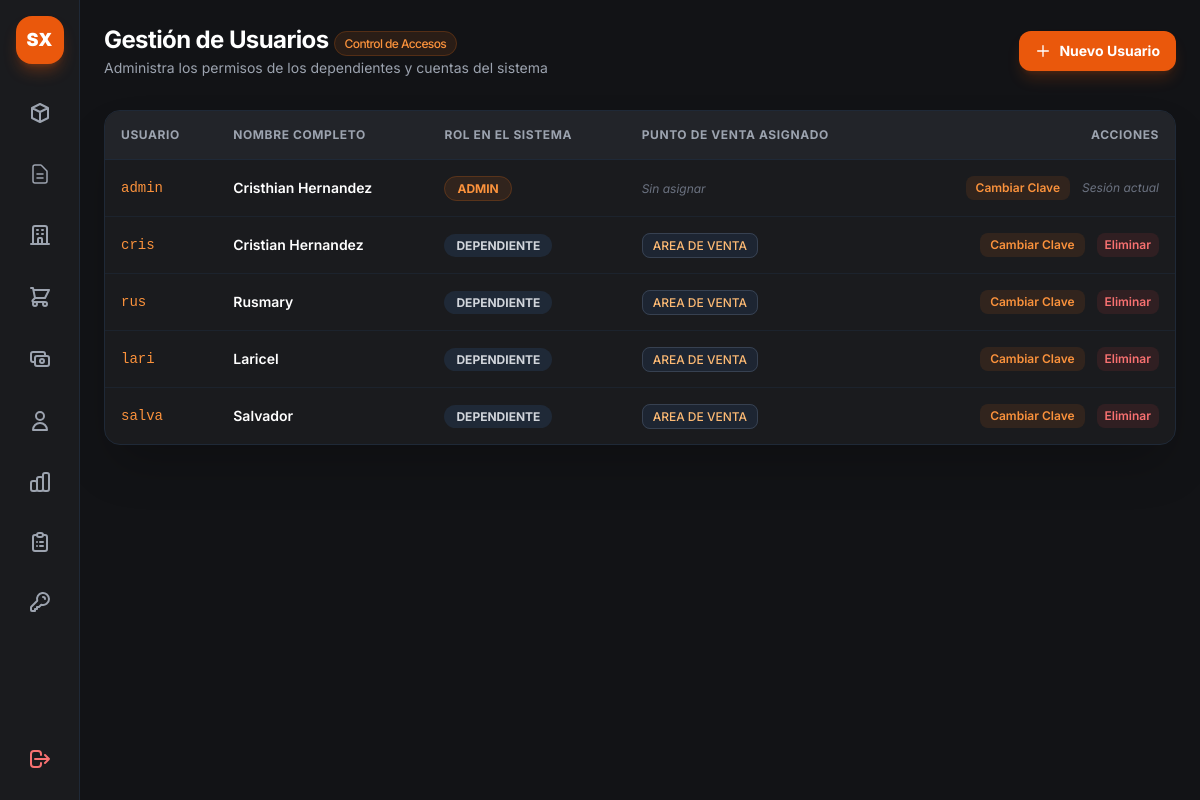
/admin/usuarios (signed in), run on the app's committed database.
### app.py (models this page shows)
class Usuario(db.Model):
    __tablename__ = 'usuarios'  # <-- ¡Aquí está la clave, en plural!
    id = db.Column(db.Integer, primary_key=True)
    username = db.Column(db.String(50), unique=True, nullable=False)
    password = db.Column(db.String(200), nullable=False)
    nombre = db.Column(db.String(100), nullable=False)
    rol = db.Column(db.String(50), nullable=False)  # <-- ¡Aquí está tu columna 'rol'!
    almacen_id = db.Column(db.Integer, db.ForeignKey('almacenes.id'), nullable=True)
    almacen = db.relationship('Almacen', backref='usuarios')

class Almacen(db.Model):
    __tablename__ = 'almacenes'
    id = db.Column(db.Integer, primary_key=True)
    nombre = db.Column(db.String(100), nullable=False, unique=True)
    ubicacion = db.Column(db.String(150), nullable=True)
    es_area_venta = db.Column(db.Boolean, default=False)
    stocks = db.relationship('StockAlmacen', backref='almacen', cascade="all, delete-orphan", lazy=True)

### app.py (the view)
@app.route('/admin/usuarios')
def vista_usuarios():
    if 'user' not in session or session.get('rol') != 'admin':
        return redirect(url_for('login'))
    usuarios = Usuario.query.all()
    almacenes = Almacen.query.all()
    return render_template('admin_usuarios.html', usuarios=usuarios, almacenes=almacenes)

### app.py (called while the page is built)
@app.context_processor
def inject_today():
    return {'hoy': date.today()}

### templates/admin_usuarios.html (shortened to what this page needs)
{% extends "base.html" %}
{% block content %}
<header class="p-6 pb-2 flex justify-between items-center">
    <div>
        <h1 class="text-2xl font-bold text-white tracking-tight">Gestión de Usuarios <span
                class="text-xs font-medium px-2.5 py-1 rounded-full bg-orange-500/10 text-orange-400 border border-orange-500/20">Control
                de Accesos</span></h1>
        <p class="text-sm text-gray-400 mt-0.5">Administra los permisos de los dependientes y cuentas del sistema</p>
    </div>
    <button onclick="abrirModalUsuario()"
        class="px-4 py-2.5 bg-orange-600 hover:bg-orange-500 text-white font-bold rounded-xl transition flex items-center gap-2 text-sm shadow-lg shadow-orange-600/20 active:scale-95">
        <svg class="w-4 h-4" fill="none" stroke="currentColor" viewBox="0 0 24 24">
            <path stroke-linecap="round" stroke-linejoin="round" stroke-width="2" d="M12 4v16m8-8H4" />
        </svg>
        <span>Nuevo Usuario</span>
    </button>
</header>
<section class="p-6 flex-1 overflow-y-auto">
    <div class="bg-[#1a1b1e] border border-gray-800 rounded-2xl overflow-hidden shadow-2xl">
        <table class="w-full text-left border-collapse">
            <thead>
                <tr class="border-b border-gray-800 text-xs font-semibold text-gray-400 uppercase tracking-wider bg-[#222429]">
                    <th class="p-4">Usuario</th>
                    <th class="p-4">Nombre Completo</th>
                    <th class="p-4">Rol en el Sistema</th>
                    <th class="p-4">Punto de Venta Asignado</th>
                    <th class="p-4 text-right">Acciones</th>
                </tr>
            </thead>
            <tbody class="divide-y divide-gray-800/60 text-sm">
                {% for u in usuarios %}
                <tr class="hover:bg-gray-800/30 transition-colors">
                    <td class="p-4 font-mono text-orange-400 font-medium">{{ u.username }}</td>
                    <td class="p-4 text-white font-semibold">{{ u.nombre }}</td>
                    <td class="p-4">
                        <span class="px-3 py-1 rounded-full text-xs font-bold {% if u.rol == 'admin' %}bg-orange-500/10 text-orange-400 border border-orange-500/20{% else %}bg-gray-800 text-gray-300{% endif %}">
                            {{ u.rol|upper }}
                        </span>
                    </td>
                    <td class="p-4 text-gray-300">
                        {% if u.almacen %}
                        <span class="px-2.5 py-1 bg-gray-800/80 border border-gray-700 rounded-lg text-xs font-medium text-orange-300">
                            {{ u.almacen.nombre }}
                        </span>
                        {% else %}
                        <span class="text-xs text-gray-500 italic">Sin asignar</span>
                        {% endif %}
                    </td>
                    <td class="p-4 text-right space-x-2">
                        <button onclick="abrirModalPasswordAdmin({{ u.id }}, '{{ u.username }}')"
                            class="text-orange-400 hover:text-orange-300 text-xs font-semibold px-2.5 py-1 bg-orange-500/10 rounded-lg hover:bg-orange-500/20 transition">
                            Cambiar Clave
                        </button>
                        {% if u.username != session.get('user') %}
                        <form action="{{ url_for('eliminar_usuario', id=u.id) }}" method="POST" class="inline"
                            onsubmit="return confirm('¿Seguro que deseas eliminar este usuario?');">
                            <button type="submit"
                                class="text-red-400 hover:text-red-300 text-xs font-semibold px-2 py-1 bg-red-500/10 rounded-lg hover:bg-red-500/20 transition">Eliminar</button>
                        </form>
                        {% else %}
                        <span class="text-xs text-gray-500 italic">Sesión actual</span>
                        {% endif %}
                    </td>
                </tr>
                {% endfor %}
            </tbody>
        </table>
    </div>
</section>
{% endblock %}

### static/css/style.css (style rules this page uses)
body { font-family: 'Inter', sans-serif; }

### data on the page
Usuario: username "admin", nombre "Cristhian Hernandez", rol "ADMIN", shows "Sin asignar", shows "Sesión actual"
Usuario: username "cris", nombre "Cristian Hernandez", rol "DEPENDIENTE", almacen.nombre "AREA DE VENTA"
Usuario: username "rus", nombre "Rusmary", rol "DEPENDIENTE", almacen.nombre "AREA DE VENTA"
Usuario: username "lari", nombre "Laricel", rol "DEPENDIENTE", almacen.nombre "AREA DE VENTA"
Usuario: username "salva", nombre "Salvador", rol "DEPENDIENTE", almacen.nombre "AREA DE VENTA"
